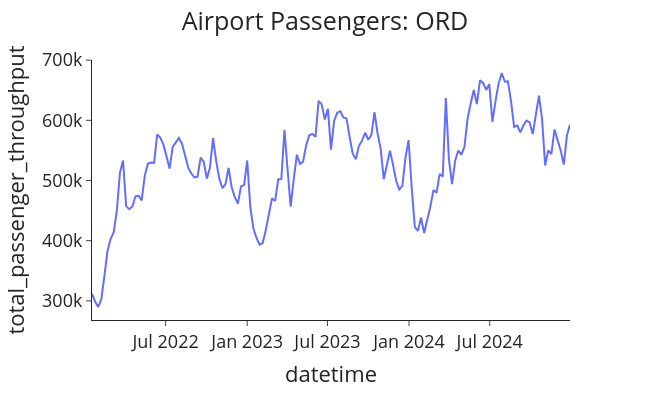

Notebook code cell kept with this figure:
### Code cell
# Make the data stationary
data_proc['passengers_boxcox'], lam = boxcox(data_proc['total_passenger_throughput'])
data_proc["passengers_boxcox_diff"] = data_proc["passengers_boxcox"].diff()
data_proc.dropna(inplace=True)

data_proc['passengers_log'] = np.log(data_proc['total_passenger_throughput'])
data_proc['passengers_log_diff'] = data_proc['passengers_log'].diff()

data_proc['total_passenger_throughput_diff'] = data_proc['total_passenger_throughput'].diff()

# Plot the stationary passenger data
plot_passenger_volumes(df=data_proc,x='datetime', y='total_passenger_throughput',airport=airport)

### Figure 1 — Plotly figure (JSON) as saved in the notebook; plotly's stock layout.template omitted (floating-point values rounded to 4 significant figures; data arrays with more than 128 entries replaced by an {"elided": "..."} marker saying what was removed)
{"data": [{"hovertemplate": "datetime=%{x}<br>total_passenger_throughput=%{y}<extra></extra>", "legendgroup": "", "line": {"color": "#636efa", "dash": "solid"}, "marker": {"symbol": "circle"}, "mode": "lines", "name": "", "orientation": "v", "showlegend": false, "type": "scatter", "x": {"elided": "155 str values"}, "xaxis": "x", "y": {"elided": "155 int values"}, "yaxis": "y"}], "layout": {"font": {"size": 18}, "height": 400, "legend": {"tracegroupgap": 0}, "margin": {"t": 60}, "title": {"text": "Airport Passengers: ORD", "x": 0.5}, "width": 650, "xaxis": {"anchor": "y", "domain": [0, 1], "title": {"text": "datetime"}}, "yaxis": {"anchor": "x", "domain": [0, 1], "title": {"text": "total_passenger_throughput"}}}}
